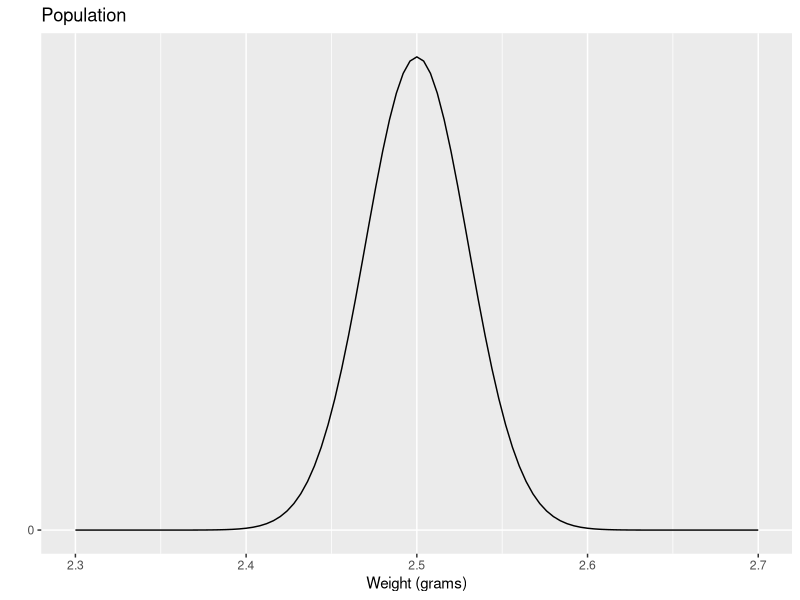
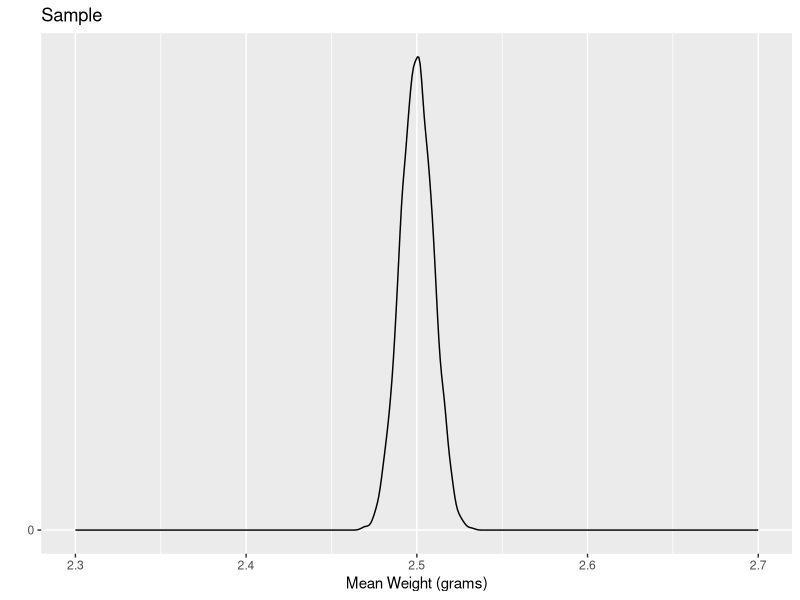
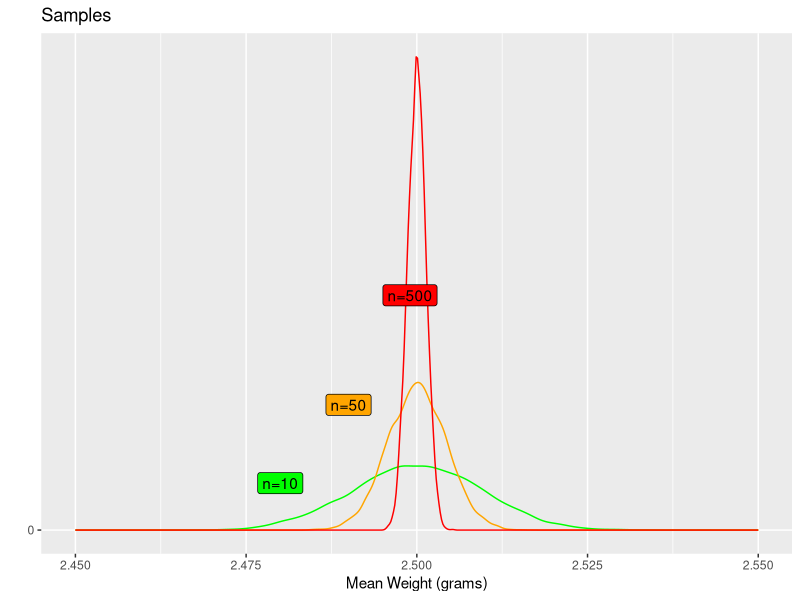

Source code (R) for these figures, in order:
## ---- chunk 1
knitr::opts_chunk$set(echo = TRUE)
## ---- chunk 2
library(ggplot2)

#population
x = seq(2.3,2.7,0.001)

ggplot(data.frame(x), aes(x)) + stat_function(fun=dnorm, args = list(mean = 2.5, sd = 0.03)) +
  ggtitle("Population") + xlab("Weight (grams)") + ylab("") + scale_y_continuous(breaks=FALSE) + xlim(2.3,2.7)

#sample
sample <- rep(0,1000)

for(i in 1:10000){
  sample[i] <- mean(rnorm(10,mean=2.5,sd=0.03))
}

ggplot(data.frame(sample), aes(sample)) + geom_density() +
  ggtitle("Sample") + xlab("Mean Weight (grams)") + ylab("") +   
  scale_y_continuous(breaks=FALSE) + xlim(2.3,2.7)

## ---- chunk 3

sample10 <- rep(0,10000)
sample50 <- rep(0,10000)
sample500 <- rep(0,10000)


for(i in 1:10000){
    sample10[i] <- mean(rnorm(10,mean=2.5,sd=0.03))
}

for(i in 1:10000){
    sample50[i] <- mean(rnorm(50,mean=2.5,sd=0.03))
}

for(i in 1:10000){
    sample500[i] <- mean(rnorm(500,mean=2.5,sd=0.03))
}

ggplot() + geom_density(data=data.frame(sample10), aes(x=sample10), col="green") +
  geom_density(data=data.frame(sample50),aes(x=sample50), col="orange") +
  geom_density(data=data.frame(sample500),aes(x=sample500), col="red") +
  geom_label(aes(x=2.480,y=30),label="n=10", fill="green")+
  geom_label(aes(x=2.490,y=80),label="n=50", fill="orange")+
  geom_label(aes(x=2.499,y=150),label="n=500", fill="red")+
  ggtitle("Samples") + xlab("Mean Weight (grams)") + ylab("") +
  scale_y_continuous(breaks=FALSE) + xlim(2.45,2.55)

